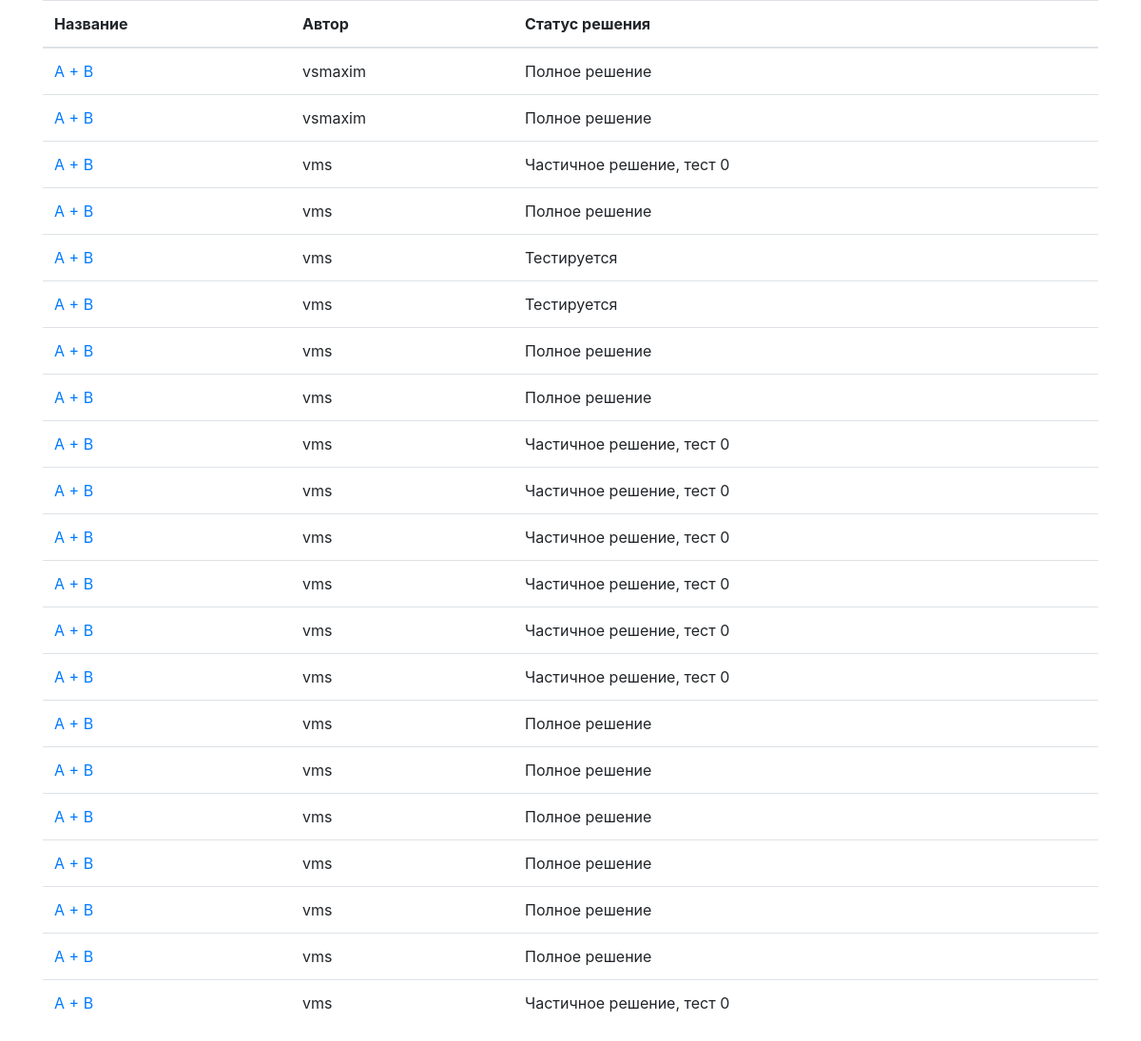
The page /solutionslist/ on the database its author committed.
### codeload/models.py (models this page shows)
class Solutions(models.Model):
    task = models.ForeignKey(Task, on_delete=models.CASCADE)
    created_by = models.ForeignKey(User, on_delete=models.CASCADE)
    source = models.FileField(upload_to='uploads/', null=True)
    tests_passed = models.IntegerField(default = 0)
    running = models.BooleanField(default = False)

class Task(models.Model):
    task_name = models.CharField(max_length=255)
    task_text = models.TextField()
    test_file = models.FileField(upload_to='solution_tests/', null=True)

### codeload/views.py (the view)
# urls.py: path('solutionslist/', views.AllSolutionsListView.as_view(), name='all_solutions'),
class AllSolutionsListView(TaskSolutionsListView):
    def get_queryset(self):
        return self.model.objects.all()[::-1]

### codeload/templates/codeload/solutions.html (shortened to what this page needs)
{% extends 'codeload/base.html' %}
{% block content %}
<table class="table">
    <thead>
        <tr>
            <th>Название</th>
            <th>Автор</th>
            <th>Статус решения</th>
        </tr>
    </thead>
    <tbody>
        {% for solution in solutions %}
            <tr>
                <td>
                    <a href="/task/{{ solution.task_id }}">
                            {{ solution.task.task_name }}
                    </a>
                </td>
                <td>
                    {{ solution.created_by }}
                </td>
                <td>
                    {% if solution.running %}
                        Тестируется
                    {% else %}
                        {% if solution.tests_passed >= 0 %}
                            Частичное решение, тест {{ solution.tests_passed }}
                        {% else %}
                            Полное решение
                        {% endif %}
                    {% endif %}
                </td>
            </tr>
        {% endfor %}
    </tbody>
</table>
{% endblock %}

### rows shown on the page
Solutions: task.task_name "A + B", created_by "vsmaxim", running "Полное решение"
Solutions: task.task_name "A + B", created_by "vsmaxim", running "Полное решение"
Solutions: task.task_name "A + B", created_by "vms", tests_passed "0"
Solutions: task.task_name "A + B", created_by "vms", running "Полное решение"
Solutions: task.task_name "A + B", created_by "vms", running "Тестируется"
Solutions: task.task_name "A + B", created_by "vms", running "Тестируется"
Solutions: task.task_name "A + B", created_by "vms", running "Полное решение"
Solutions: task.task_name "A + B", created_by "vms", running "Полное решение"
Solutions: task.task_name "A + B", created_by "vms", tests_passed "0"
Solutions: task.task_name "A + B", created_by "vms", tests_passed "0"
Solutions: task.task_name "A + B", created_by "vms", tests_passed "0"
Solutions: task.task_name "A + B", created_by "vms", tests_passed "0"
Solutions: task.task_name "A + B", created_by "vms", tests_passed "0"
Solutions: task.task_name "A + B", created_by "vms", tests_passed "0"
Solutions: task.task_name "A + B", created_by "vms", running "Полное решение"
Solutions: task.task_name "A + B", created_by "vms", running "Полное решение"
Solutions: task.task_name "A + B", created_by "vms", running "Полное решение"
Solutions: task.task_name "A + B", created_by "vms", running "Полное решение"
Solutions: task.task_name "A + B", created_by "vms", running "Полное решение"
Solutions: task.task_name "A + B", created_by "vms", running "Полное решение"
Solutions: task.task_name "A + B", created_by "vms", tests_passed "0"
